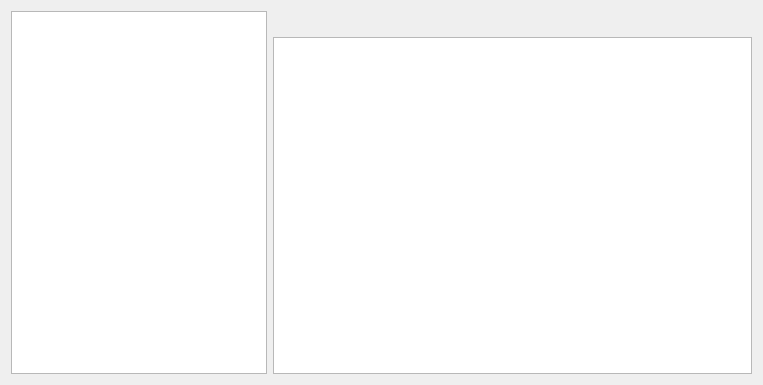
<?xml version="1.0" encoding="UTF-8"?>
<ui version="4.0">
 <class>entryPointsView</class>
 <widget class="QWidget" name="entryPointsView">
  <property name="windowModality">
   <enum>Qt::ApplicationModal</enum>
  </property>
  <property name="geometry">
   <rect>
    <x>0</x>
    <y>0</y>
    <width>763</width>
    <height>385</height>
   </rect>
  </property>
  <property name="font">
   <font>
    <family>MS Shell Dlg 2</family>
   </font>
  </property>
  <property name="windowTitle">
   <string>Bionic - entry points</string>
  </property>
  <property name="windowIcon">
   <iconset resource="../../res.qrc">
    <normaloff>:/img/img/b_logo.png</normaloff>:/img/img/b_logo.png</iconset>
  </property>
  <property name="styleSheet">
   <string notr="true"/>
  </property>
  <layout class="QHBoxLayout" name="horizontalLayout">
   <item>
    <widget class="QTreeView" name="treePoints">
     <property name="sizePolicy">
      <sizepolicy hsizetype="Preferred" vsizetype="Expanding">
       <horstretch>0</horstretch>
       <verstretch>0</verstretch>
      </sizepolicy>
     </property>
     <property name="minimumSize">
      <size>
       <width>120</width>
       <height>0</height>
      </size>
     </property>
     <property name="editTriggers">
      <set>QAbstractItemView::NoEditTriggers</set>
     </property>
    </widget>
   </item>
   <item>
    <layout class="QVBoxLayout" name="verticalLayout">
     <item>
      <widget class="QLabel" name="point_name">
       <property name="font">
        <font>
         <family>DejaVu Sans</family>
         <pointsize>13</pointsize>
         <weight>75</weight>
         <bold>true</bold>
        </font>
       </property>
       <property name="text">
        <string/>
       </property>
      </widget>
     </item>
     <item>
      <widget class="QTextBrowser" name="pointText">
       <property name="sizePolicy">
        <sizepolicy hsizetype="MinimumExpanding" vsizetype="Expanding">
         <horstretch>0</horstretch>
         <verstretch>0</verstretch>
        </sizepolicy>
       </property>
       <property name="font">
        <font>
         <family>DejaVu Sans</family>
        </font>
       </property>
      </widget>
     </item>
    </layout>
   </item>
  </layout>
 </widget>
 <resources>
  <include location="../../res.qrc"/>
 </resources>
 <connections/>
</ui>
